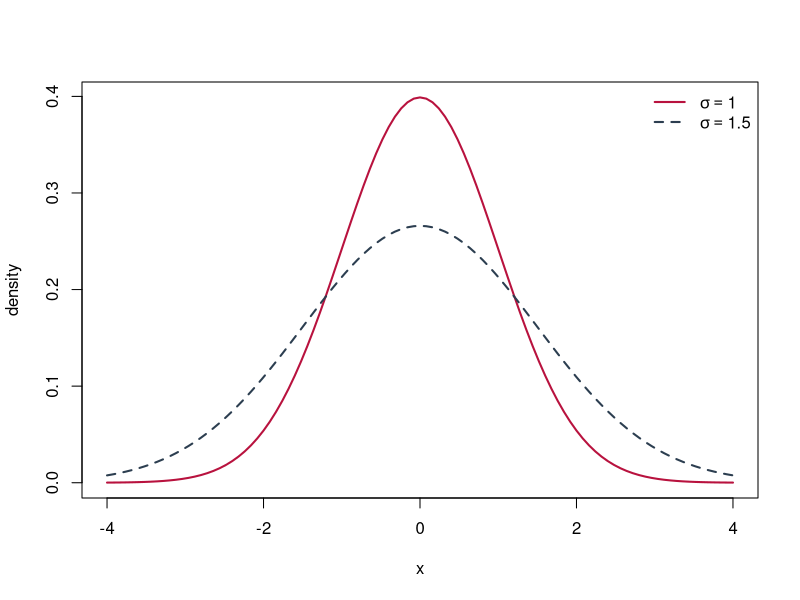

Write the R code that produced this figure.
## ---- chunk 1
#| label: fig-gaussian
#| fig-cap: "Two Gaussian densities with different scales."
#| fig-width: 5
#| fig-height: 3

curve(dnorm(x, 0, 1), from = -4, to = 4,
      ylab = "density", xlab = "x",
      lwd = 2, col = "#b8123e")
curve(dnorm(x, 0, 1.5), add = TRUE, lwd = 2, lty = 2, col = "#2c3e50")
legend("topright", bty = "n",
       legend = c(expression(sigma == 1), expression(sigma == 1.5)),
       col = c("#b8123e", "#2c3e50"), lwd = 2, lty = c(1, 2))
